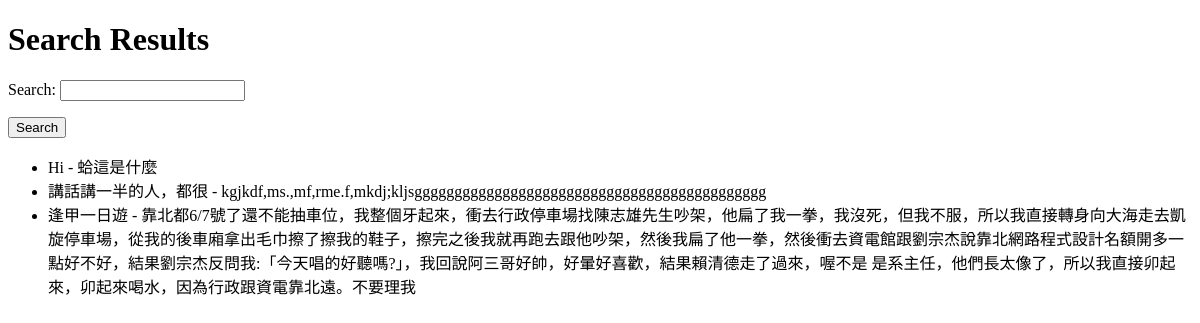
The page /search/ on the database as committed earlier.
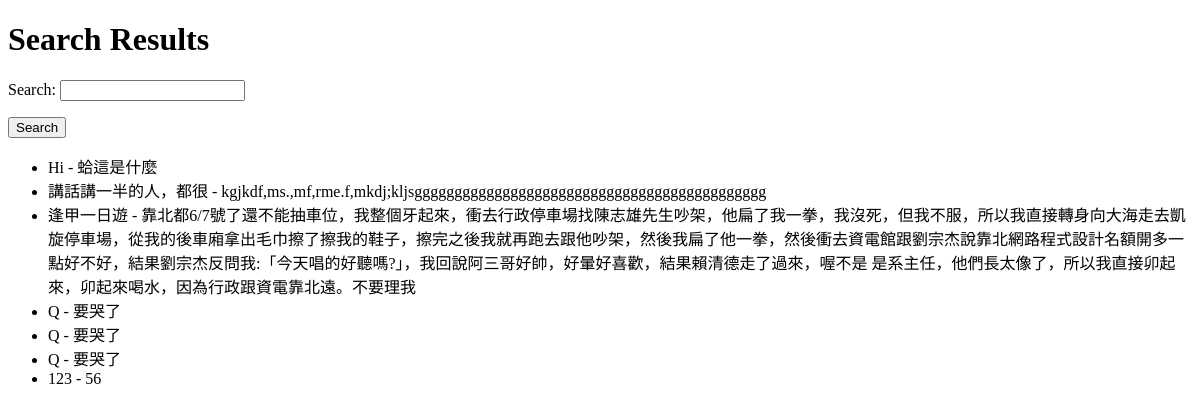
The same page on the database as committed later.
### travel/models.py (models this page shows, shortened)
class Post(models.Model):
    user = models.ForeignKey(User, on_delete=models.CASCADE, related_name='posts', verbose_name="發文者")
    title = models.CharField(max_length=10, verbose_name="文章標題")
    description = models.TextField(verbose_name="文章內容")
    created_at = models.DateTimeField(default=timezone.now, verbose_name="發文時間")
    pictures = models.ManyToManyField(Picture, related_name='posts', verbose_name="內文圖片")

### travel/views.py (the view)
# urls.py: path('search/', views.search_posts, name='search_posts'),
def search_posts(request):
    form = SearchForm(request.GET or None)
    posts = Post.objects.all()
    if form.is_valid():
        query = form.cleaned_data.get('query')
        if query:
            posts = posts.filter(
                Q(title__icontains=query) | Q(description__icontains=query)
            )
    return render(request, 'search_results.html', {'form': form, 'posts': posts})

### travel/forms.py
class SearchForm(forms.Form):
    query = forms.CharField(required=False, label='Search')

### travel/templates/search_results.html (shortened to what this page needs)
<!DOCTYPE html>
<html lang="en">
<head>
</head>
<body>
    <h1>Search Results</h1>
    <form method="get" action="{% url 'travel:search_posts' %}">
        {{ form.as_p }}
        <button type="submit">Search</button>
    </form>
    <ul>
        {% for post in posts %}
            <li>
                {{ post.title }} - {{ post.description }}
                <br>
            </li>
        {% endfor %}
    </ul>
</body>
</html>

Rows that differ between the two databases and show on the page:
added Post: title "Q", description "要哭了"
added Post: title "Q", description "要哭了"
added Post: title "Q", description "要哭了"
added Post: title "123", description "56"
